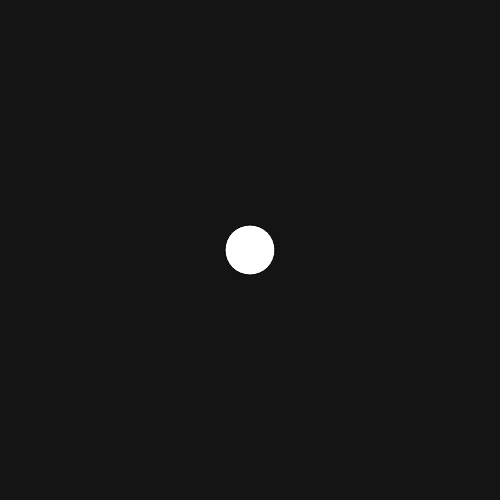
Frame 1 (no input)
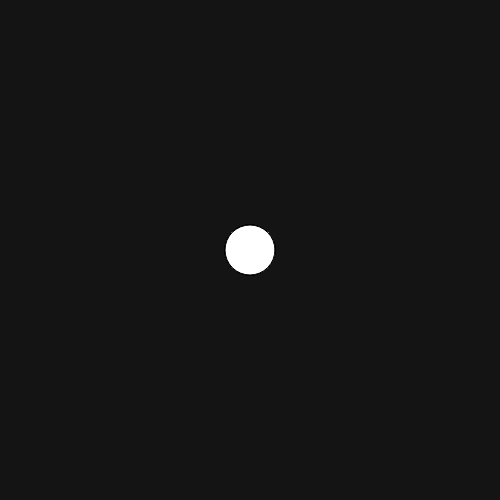
Frame 60 (no input)
Frame 120 (the mouse pressed at the canvas centre since frame 60): identical to frame 60, image omitted

The p5.js sketch that drew these frames (run headless with seeded random() and noise() and a simulated clock; from frame 60 on, the mouse is pressed at the canvas centre):

// p5.js sketch
// ── sketch.js
function setup() {
  createCanvas(500,500);
  background(20);
  fill(255);
  let origin = createVector(width/2, height/2);
}

function draw() {
let origin = createVector(width/2, height/2);
translate (origin.x, origin.y); 
ellipse(0,0, 50, 50);
}
